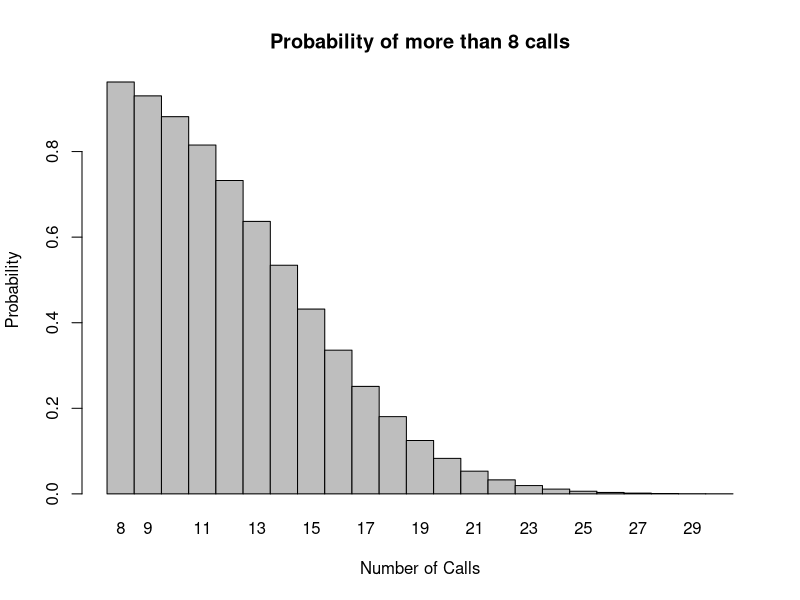
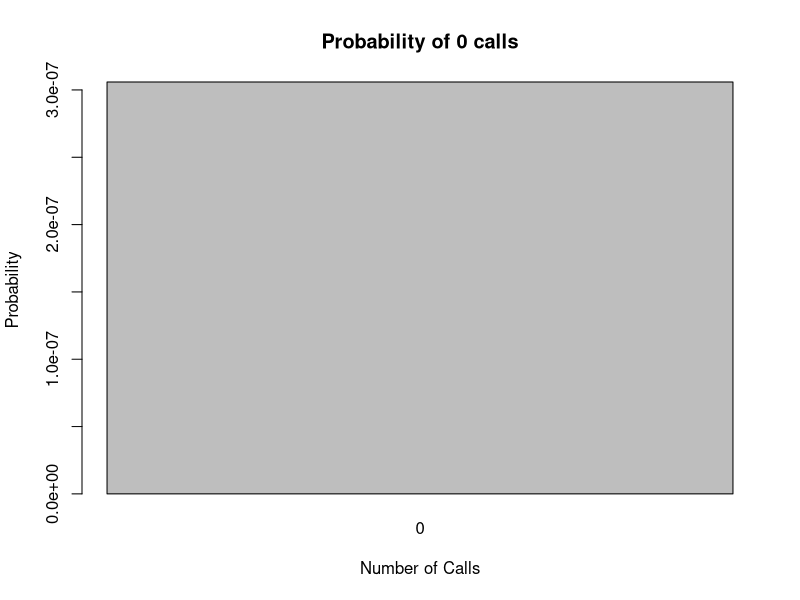
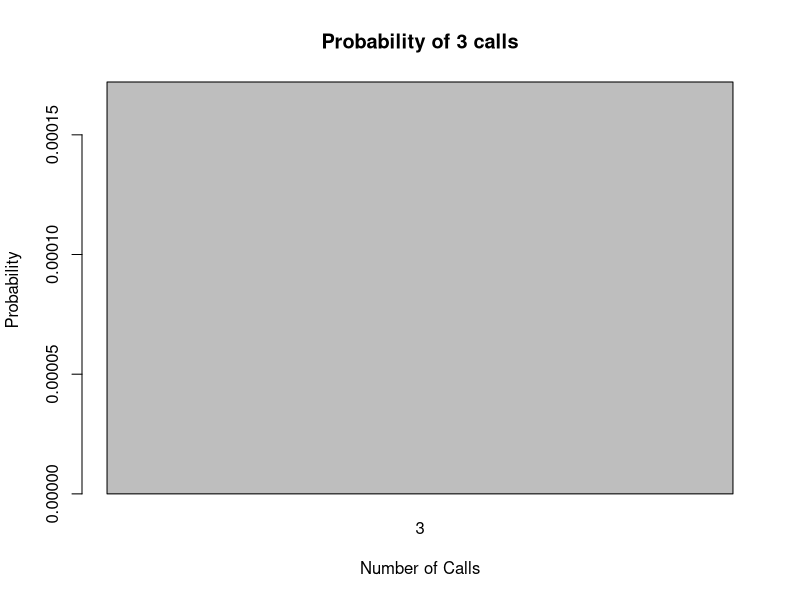
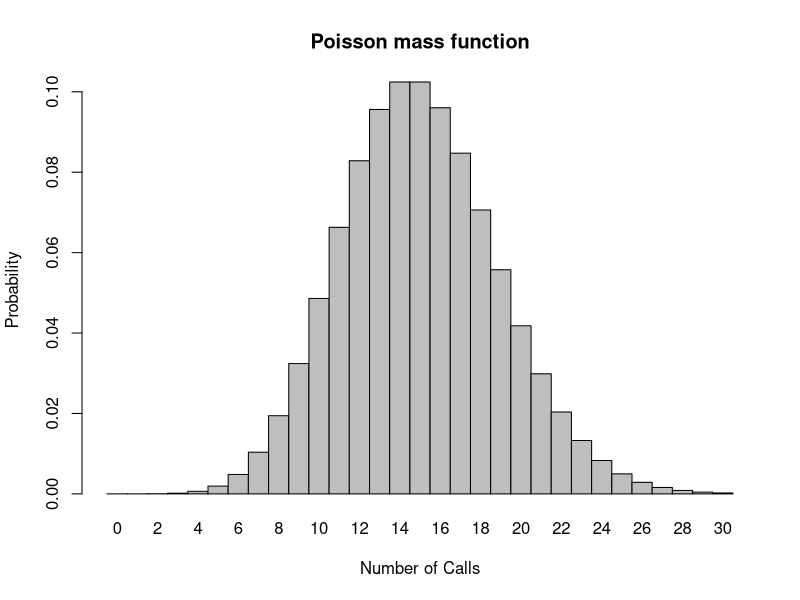
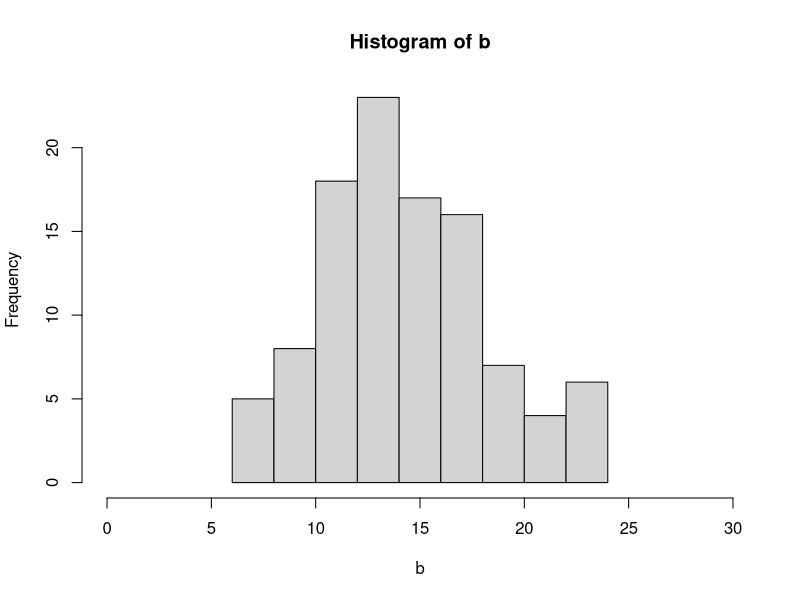

Here is the R script that generated these plots, in order:
## ---- chunk 1
x <- 8:30
l = 15
probset <- ppois(x, l, lower.tail = FALSE)
barplot(probset, names.arg = x, space = 0, xlab = "Number of Calls", ylab = "Probability", main = "Probability of more than 8 calls")
x1<- sum(probset)
x1
## ---- chunk 2
y <- 0
l = 15
probset1 <- dpois(y, l)
barplot(probset1, names.arg = y, space = 0, xlab = "Number of Calls", ylab = "Probability", main = "Probability of 0 calls")
probset1
## ---- chunk 3
z <- 3
l = 15
probset2 <- dpois(z, l)
barplot(probset2, names.arg = z, space = 0, xlab = "Number of Calls", ylab = "Probability", main = "Probability of 3 calls")
probset2
## ---- chunk 4
a <- 0:30
l = 15
probset3 <- dpois(a, l)
barplot(probset3, names.arg = a, space = 0, xlab = "Number of Calls", ylab = "Probability", main = "Poisson mass function")
## ---- chunk 5
b <- rpois(104, 15)

## ---- chunk 6
hist(b, xlim = c(0,30))

